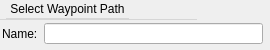
<?xml version="1.0" encoding="UTF-8"?>
<ui version="4.0">
 <class>Dialog</class>
 <widget class="QDialog" name="Dialog">
  <property name="geometry">
   <rect>
    <x>0</x>
    <y>0</y>
    <width>270</width>
    <height>50</height>
   </rect>
  </property>
  <property name="windowTitle">
   <string>Waypoint Path/Jump Node</string>
  </property>
  <widget class="QMenuBar" name="menubar">
   <property name="geometry">
    <rect>
     <x>0</x>
     <y>0</y>
     <width>197</width>
     <height>20</height>
    </rect>
   </property>
   <widget class="QMenu" name="menuSelect_Path">
    <property name="title">
     <string>Select Waypoint Path</string>
    </property>
   </widget>
   <addaction name="menuSelect_Path"/>
  </widget>
  <widget class="QWidget" name="">
   <property name="geometry">
    <rect>
     <x>2</x>
     <y>23</y>
     <width>261</width>
     <height>21</height>
    </rect>
   </property>
   <layout class="QFormLayout" name="formLayout">
    <item row="0" column="0">
     <widget class="QLabel" name="label">
      <property name="sizePolicy">
       <sizepolicy hsizetype="Preferred" vsizetype="Minimum">
        <horstretch>0</horstretch>
        <verstretch>0</verstretch>
       </sizepolicy>
      </property>
      <property name="text">
       <string>Name:</string>
      </property>
     </widget>
    </item>
    <item row="0" column="1">
     <widget class="QLineEdit" name="lineEdit">
      <property name="sizePolicy">
       <sizepolicy hsizetype="Expanding" vsizetype="Minimum">
        <horstretch>0</horstretch>
        <verstretch>0</verstretch>
       </sizepolicy>
      </property>
     </widget>
    </item>
   </layout>
  </widget>
 </widget>
 <resources/>
 <connections/>
</ui>
